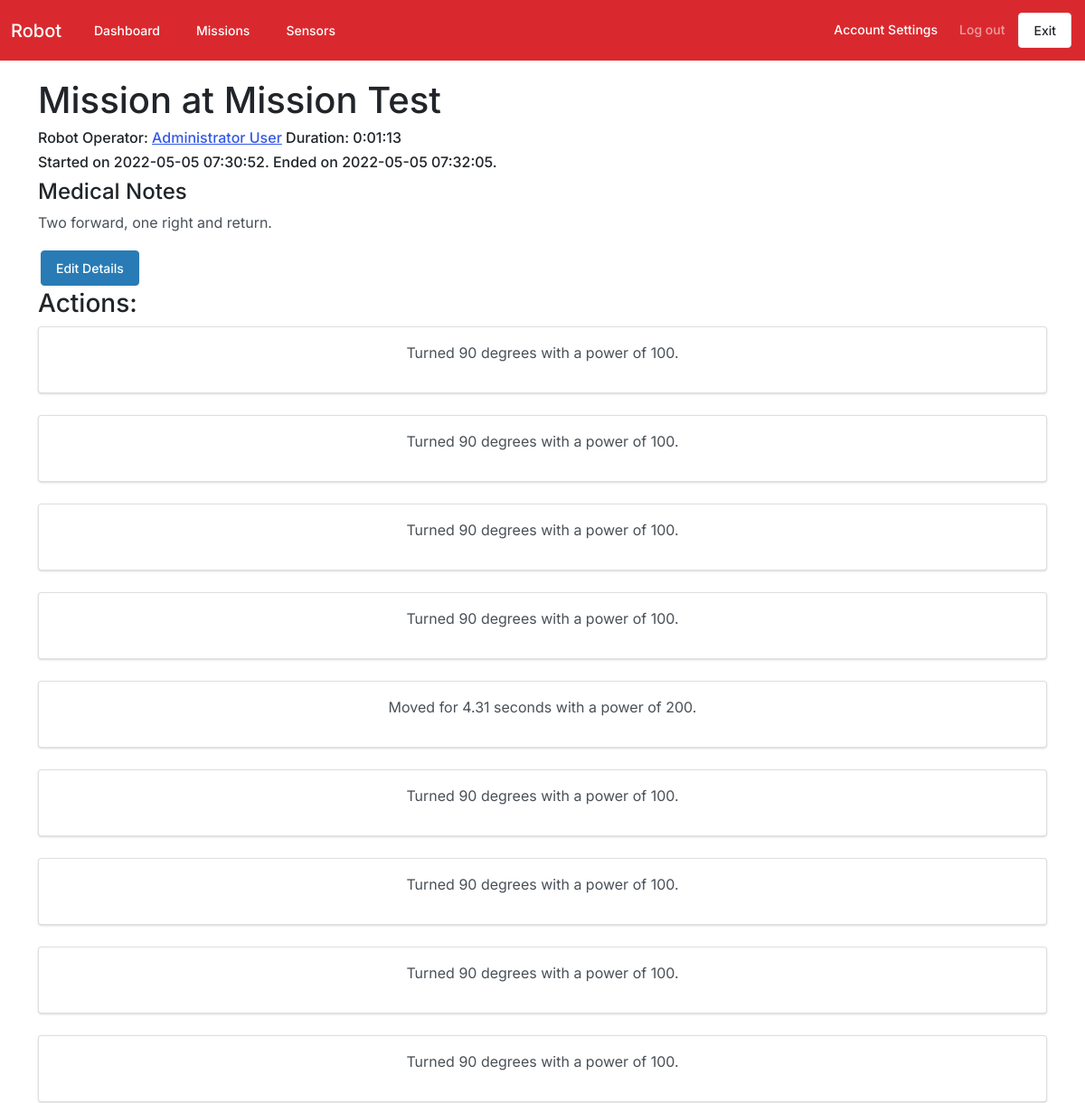
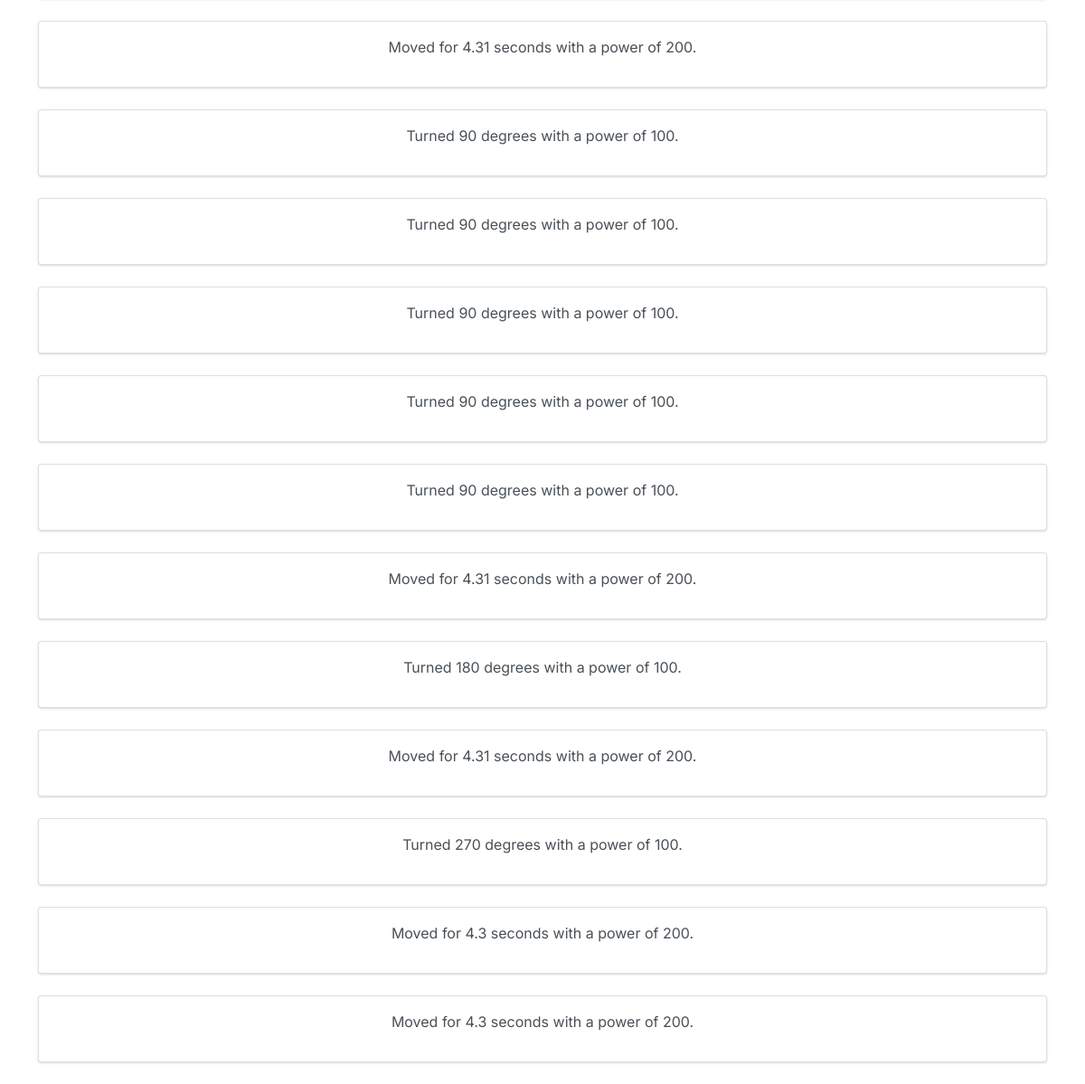
The app's page /mission/25 (signed in) with its own data (2 pictures, top to bottom).
### tables this page shows
CREATE TABLE "missions" (
	"missionID"	INTEGER NOT NULL UNIQUE,
	"userID"	INTEGER,
	"startTime"	INTEGER,
	"endTime"	INTEGER,
	"notes"	TEXT,
	"location"	TEXT,
	PRIMARY KEY("missionID" AUTOINCREMENT)
);

CREATE TABLE "users" (
	"userid"	INTEGER,
	"name"	TEXT,
	"email"	TEXT,
	"password"	TEXT,
	"permission"	TEXT,
	"OTPcode"	TEXT,
	PRIMARY KEY("userid" AUTOINCREMENT)
);

CREATE TABLE "actions" (
	"actionid"	INTEGER NOT NULL UNIQUE,
	"actiontype"	TEXT,
	"actionpower"	INTEGER,
	"actiondegrees"	INTEGER,
	"actionduration"	INTEGER,
	"missionid"	INTEGER,
	"timestamp"	INTEGER,
	PRIMARY KEY("actionid" AUTOINCREMENT)
);

### flask_app.py (the view, shortened to what this page needs)
@app.route("/mission/<id>", methods=["GET","POST"]) # This is the view for an individual mission.
def mission(id):
    data = GLOBALS.DATABASE.ViewQuery("SELECT * FROM (missions LEFT JOIN users ON users.userid = missions.userid) LEFT JOIN actions ON actions.missionid = missions.missionID WHERE missions.missionID = ?",(id,))
    return render_template("missionview.html", data=data, datetime=datetime, int=int, str=str, round=round)

### flask_app.py (called while the page is built)
@app.before_request
def check_login():
    exempt_page = request.path in EXEMPT_PATHS or request.path.startswith("/static") # Check if it is one of the pages that is allowed (login and 2fa especially, to avoid a loop) or if it is a static file.
    logged_in = 'userid' in session
    if not (logged_in or exempt_page): # To access a page, the user must either be logged in or be accessing a resource that does not require authentication.
        return redirect("/") # Redirect to the login if the user has not logged in.

### interfaces/databaseinterface.py (called while the page is built)
    def connect(self):
        connection = sqlite3.connect(self.location)
        connection.row_factory = sqlite3.Row #configures database queries to return a list of dictionaries (each row/record) [{"field1":value1,"field2":value2...},{etc},{} ]
        return connection

    def ViewQuery(self, query, params=None):
        connection = self.connect()
        result = None
        try:
            if params:
                cursor = connection.execute(query, params)
            else:
                cursor = connection.execute(query)
            result = cursor.fetchall() #returns a list of dictionaries
        except (sqlite3.OperationalError, sqlite3.Warning, sqlite3.Error) as e:
            self.logger.error("DATABASE ERROR: %s" % e)
            self.logger.error(query)
        connection.close()
        if result:
            return ([dict(row) for row in result]) #a list of dictionaries
        else:
            return False

### templates/missionview.html (shortened to what this page needs)
{% extends "layout.html" %}
{% block content %}
{% if data %}
    <h1>Mission at {{data[0]["location"] or "Unknown Location"}}</h1>
    <h6>Robot Operator: <a href='mailto:{{data[0]["email"]}}'>{{data[0]["name"]}}</a> Duration: {{str(datetime.timedelta(seconds=int(data[0]["endTime"] or 1646886023)-int(data[0]["startTime"] or 1646886023)))}}</h6>
    <h6>Started on {{datetime.datetime.fromtimestamp(data[0]["startTime"] or 0)}}. Ended on {{datetime.datetime.fromtimestamp(data[0]["endTime"] or 0)}}.</h6>
    <h4>Medical Notes</h4>
    <p>{{data[0]["notes"] or "No notes have been left for this mission."}}</p>
    <button type="button" class="btn btn-info" data-bs-toggle="modal" data-bs-target="#editmodal">Edit Details</button>
    <h3>Actions:</h3>
    {% if data[0]["actionid"] %}
        {% for action in data %}
            <div class="card text-center" style="width: 100%;">
                <div class="card-body">
                    {% if action["actiontype"] == "move" %}
                        {% if action["actiondegrees"] == 0 %}
                            <p>Moved for {{round(action["actionduration"],2)}} seconds with a power of {{action["actionpower"]}}. </p>
                        {% else %}
                            <p>Turned {{action["actiondegrees"]}} degrees with a power of {{action["actionpower"]}}. </p>
                        {% endif %}
                    {% elif action["actiontype"] == "victim" %}
                        <p>Detected a victim, and deployed a rescue package at coordinates ({{action["actionpower"]}},{{action["actiondegrees"]}})</p>
                    {% elif action["actiontype"] == "returnCommand" %}
                        <p>Robot was instructed to return to the start. </p>
                    {% else %}
                        <p>{{data["actiontype"]}}</p>
                    {% endif %}
                </div>
            </div>
            <br>
        {% endfor %}
    {% else %}
        <p>No actions have been performed in this mission.</p>
    {% endif %}
{% else %}
    <h1>There is no mission.</h1>
{% endif %}
{% endblock %}

### static/css/custom.css (style rules this page uses)
.btn { margin:3px; }
.btn { max-width:150px; }

### templates/layout.html (style rules this page uses)
html, body { height:100vh; }

### records on screen
missions: location "Mission Test", endTime+startTime "0:01:13", datetime.fromtimestamp "2022-05-05 07:30:52", datetime.fromtimestamp "2022-05-05 07:32:05", notes "Two forward, one right and return."
users: name "Administrator User"
actions: actiondegrees "90", actionpower "100"
actions: actiondegrees "90", actionpower "100"
actions: actiondegrees "90", actionpower "100"
actions: actiondegrees "90", actionpower "100"
actions: actionduration "4.31", actionpower "200"
actions: actiondegrees "90", actionpower "100"
actions: actiondegrees "90", actionpower "100"
actions: actiondegrees "90", actionpower "100"
actions: actiondegrees "90", actionpower "100"
actions: actionduration "4.31", actionpower "200"
actions: actiondegrees "90", actionpower "100"
actions: actiondegrees "90", actionpower "100"
actions: actiondegrees "90", actionpower "100"
actions: actiondegrees "90", actionpower "100"
actions: actiondegrees "90", actionpower "100"
actions: actionduration "4.31", actionpower "200"
actions: actiondegrees "180", actionpower "100"
actions: actionduration "4.31", actionpower "200"
actions: actiondegrees "270", actionpower "100"
actions: actionduration "4.3", actionpower "200"
actions: actionduration "4.3", actionpower "200"
